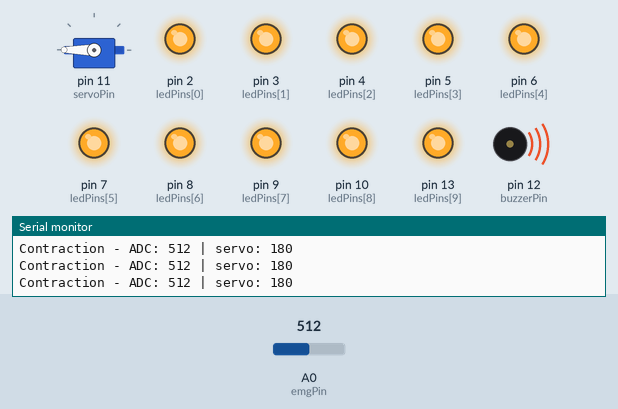
A sketch run on a simulated Arduino Uno, built with avr-gcc and run on an emulated ATmega328P. On the bench: servo, output pins drawn as LEDs (lit = HIGH), buzzer (waves = sounding), the last lines printed to the serial monitor. The inputs (shaded band) are chosen by the test bench; at power-on: A0 (emgPin) = 512.

Above: at 7.9 s.
8.0 s: A0 (emgPin) set to 10
At 9.5 s:
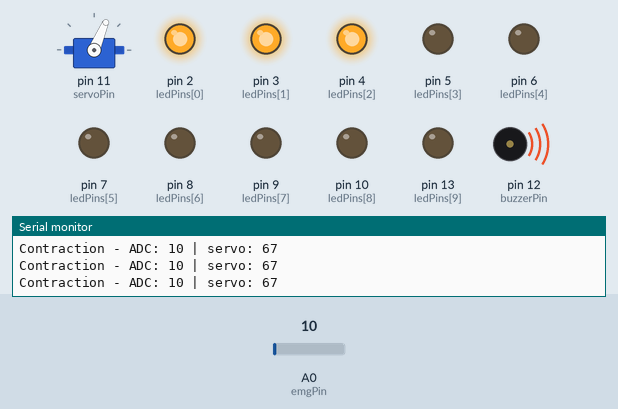
9.8 s: A0 (emgPin) set to 30
At 10.6 s:
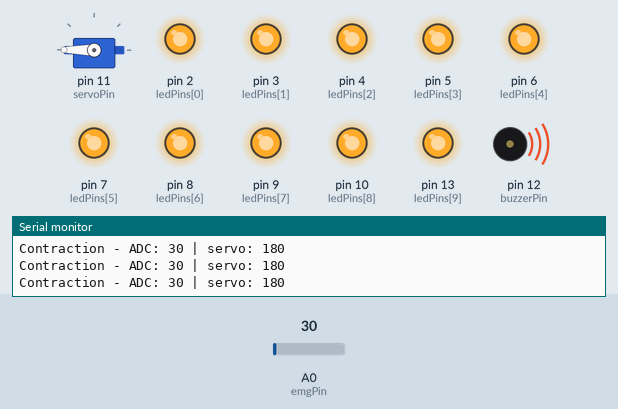
11.4 s: A0 (emgPin) set to 0
At 12.6 s:
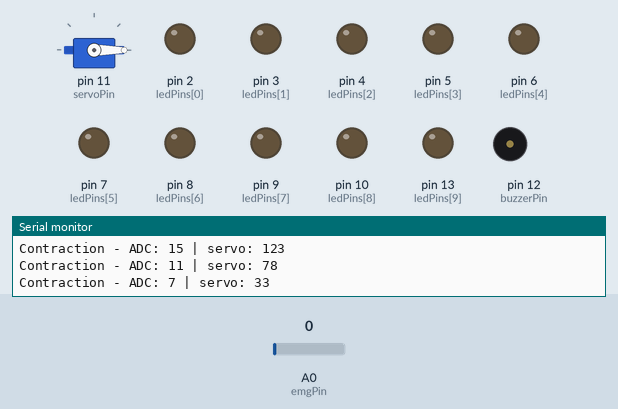
13.1 s: A0 (emgPin) set to 20
At 14.6 s:
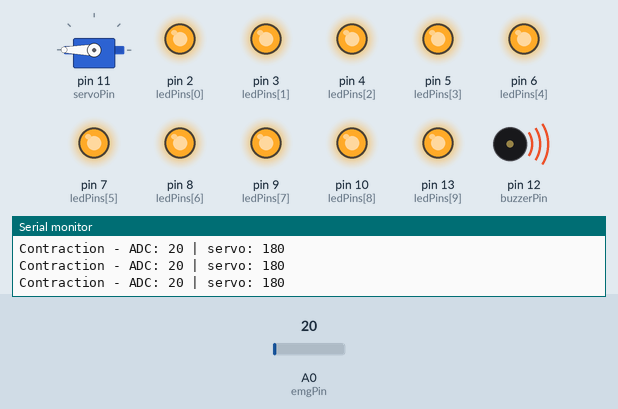
Timing chart, 0 to 15.7 s (numbered marks = the images above; inputs shaded):
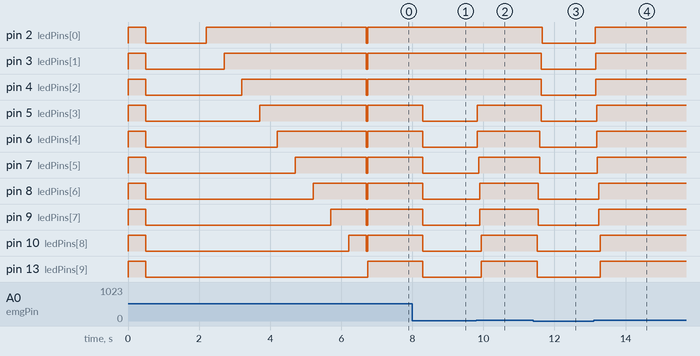

Measured:
- after the input at 8.0 s, pin 5 (ledPins[3]), pin 6 (ledPins[4]): HIGH → LOW after 0.30 s
- after the input at 9.8 s, pin 5 (ledPins[3]), pin 6 (ledPins[4]): LOW → HIGH at once
- after the input at 11.4 s, pin 2 (ledPins[0]): HIGH → LOW after 0.26 s; pin 3 (ledPins[1]), pin 4 (ledPins[2]), pin 5 (ledPins[3]): HIGH → LOW after 0.22 s; pin 6 (ledPins[4]), pin 7 (ledPins[5]): HIGH → LOW after 0.19 s; pin 8 (ledPins[6]), pin 9 (ledPins[7]): HIGH → LOW after 0.15 s; pin 10 (ledPins[8]), pin 13 (ledPins[9]): HIGH → LOW after 0.11 s
- after the input at 13.1 s, pin 2 (ledPins[0]): LOW → HIGH at once; pin 3 (ledPins[1]), pin 4 (ledPins[2]): LOW → HIGH after 0.07 s; pin 5 (ledPins[3]), pin 6 (ledPins[4]): LOW → HIGH after 0.09 s; pin 7 (ledPins[5]): LOW → HIGH after 0.11 s; pin 8 (ledPins[6]), pin 9 (ledPins[7]): LOW → HIGH after 0.14 s
- by itself, tone on pin 12 (buzzerPin): plays 4525 Hz for 0.06 s, 8925 Hz for 0.04 s, 13325 Hz for 0.04 s, 17725 Hz for 0.04 s, 22125 Hz for 0.04 s, 26525 Hz for 0.04 s … (8 notes in this stretch)

The sketch:

emg_hmi_controller.ino
```cpp
// Surface-EMG HMI controller: reads the analogue muscle envelope on A0 and drives
// a 10-LED bar, a servo and a buzzer in proportion to muscle activity.
#include <Servo.h>

// --- Settings ---
const int emgPin = A0;
const int buzzerPin = 12;
const int servoPin = 11;  // must be a PWM pin
const int ledPins[] = {2, 3, 4, 5, 6, 7, 8, 9, 10, 13};

Servo myMotor;
int sensorMin = 1023;
int sensorMax = 0;
const int threshold = 1;   // trigger margin above the resting minimum (ADC counts)
const int windowSize = 8;  // moving-average length
int readings[windowSize];
int readIndex = 0;
long total = 0;

void setup() {
Serial.begin(9600);
for (int i = 0; i < 10; i++) pinMode(ledPins[i], OUTPUT);
pinMode(buzzerPin, OUTPUT);
myMotor.attach(servoPin);
myMotor.write(0);
// LED and servo self-test
for (int i = 0; i < 10; i++) digitalWrite(ledPins[i], HIGH);
delay(500);
for (int i = 0; i < 10; i++) digitalWrite(ledPins[i], LOW);
Serial.println(F(">>> Step 1/3: servo self-test..."));
myMotor.write(90); delay(600);
myMotor.write(0); delay(600);
// 5 s resting calibration sets this user's baseline range
Serial.println(F(">>> Step 2/3: 5 s calibration, please relax the muscle..."));
unsigned long startTime = millis();
while (millis() - startTime < 5000) {
int val = analogRead(emgPin);
if (val < sensorMin) sensorMin = val;
if (val > sensorMax) sensorMax = val;
int progress = map(millis() - startTime, 0, 5000, 0, 10);
for (int i = 0; i < 10; i++) {
digitalWrite(ledPins[i], i < progress ? HIGH : LOW);
}
delay(10);
}
// Fall back to a 4-20 range if the calibration range is too narrow
if (sensorMax - sensorMin < 3) {
Serial.println(F("Note: weak signal, using default range 4-20."));
sensorMin = 4;
sensorMax = 20;
}
for (int i = 0; i < 10; i++) digitalWrite(ledPins[i], LOW);
Serial.println(F(">>> Step 3/3: calibration done, monitoring started."));
}

void loop() {
// Moving-average filter
total = total - readings[readIndex];
readings[readIndex] = analogRead(emgPin);
total = total + readings[readIndex];
readIndex = (readIndex + 1) % windowSize;
int avgValue = total / windowSize;
// LED bar level (0-10)
int currentLevel = map(avgValue, sensorMin, sensorMax, 0, 10);
currentLevel = constrain(currentLevel, 0, 10);
for (int i = 0; i < 10; i++) {
digitalWrite(ledPins[i], i < currentLevel ? HIGH : LOW);
}
// Servo angle (0-180) and buzzer pitch (400-1500 Hz) follow the envelope
if (avgValue > (sensorMin + threshold)) {
int targetVal = map(avgValue, sensorMin, sensorMax, 0, 180);
targetVal = constrain(targetVal, 0, 180);
myMotor.write(targetVal);
int pitch = map(avgValue, sensorMin, sensorMax, 400, 1500);
tone(buzzerPin, pitch);
Serial.print(F("Contraction - ADC: ")); Serial.print(avgValue);
Serial.print(F(" | servo: ")); Serial.println(targetVal);
} else {
myMotor.write(0);
noTone(buzzerPin);
}
delay(20);
}
```
